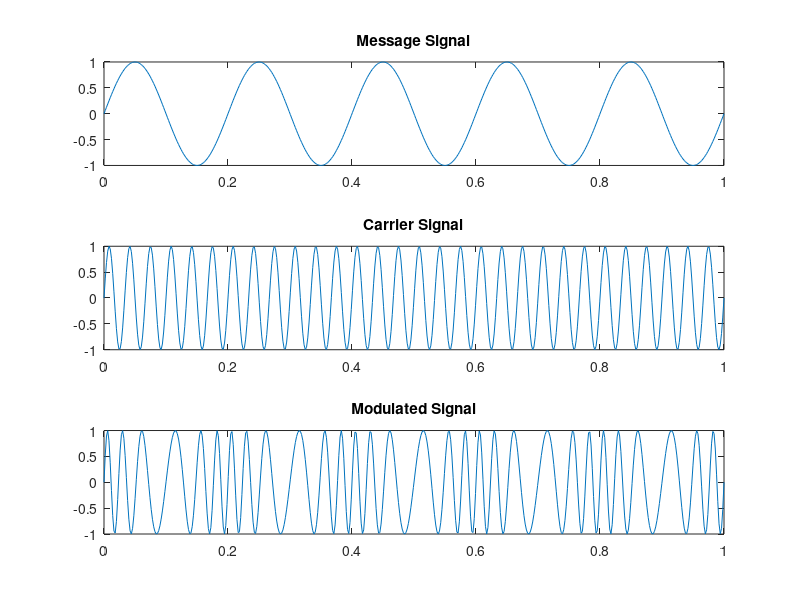

Recreate this plot in MATLAB.
% =============================================================================
%
%  Copyright (c) 2017 Sujaykumar.Hublikar <sujaykumar6390@gmail.com>
%  
%  Licensed under the Apache License, Version 2.0 (the "License");
%  you may not use this file except in compliance with the License.
%  You may obtain a copy of the License at
%  
%      http://www.apache.org/licenses/LICENSE-2.0
%  
%  Unless required by applicable law or agreed to in writing, software
%  distributed under the License is distributed on an "AS IS" BASIS,
%  WITHOUT WARRANTIES OR CONDITIONS OF ANY KIND, either express or implied.
%  See the License for the specific language governing permissions and
%  limitations under the License.
%
% =============================================================================



% Refrence "An Introduction to Analog and Digital Communications" by Simon Haykin   ISBN: 81-265-0932-5


% ==================================================
% Octave program to illustrate Frequency modulation
% ==================================================



% Init by cleariing workspace
clc; clear all; close all;

ROWS = 3; % Subplot ROWS
COLS = 1; % Subplot COLS

t = linspace(0, 1, 500); % Time


% ====================
% Signal Generator
% ====================

function sig = SignalGen(am, theta)
% generates a signal for Am*sin(theta)

sig = am * sin(theta);

endfunction


% ====================
% Message Signal
% ====================

fm = 5; % Mesage frequency in Hz
Am = 1; % Mesage amplitude
thetaM = 2 * pi * fm * t; % Theta argument for SignalGen

m = SignalGen(Am, thetaM); % Message signal

% plot Message signal
subplot(ROWS, COLS, 1);
plot(t, m);
title("Message Signal");




% ====================
% Carrier Signal
% ====================

fc = 30; % Carrier frequency in Hz
Ac = 1; % Carrier Amplitude
thetaC = 2 * pi * fc * t; % Theta argument for SignalGen

c = SignalGen(Ac, thetaC); % Carrier signal

% plot Carrier signal
subplot(ROWS, COLS, 2);
plot(t, c);
title("Carrier Signal");





% ====================
% Frequency Modulation 
% ====================

beta = 2.8*fc / fc; % beta = del f / fm

thetaMod = thetaC + (beta*m);

x = SignalGen(Ac, thetaMod); % Modulated signal

% plot Modulated signal
subplot(ROWS, COLS, 3);
plot(t, x);
title("Modulated Signal");
